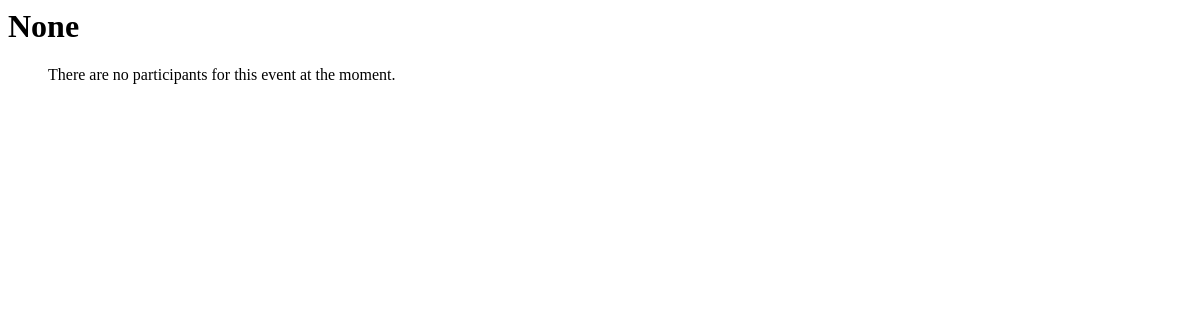
The page /events/2/participants/ on the database as committed earlier.
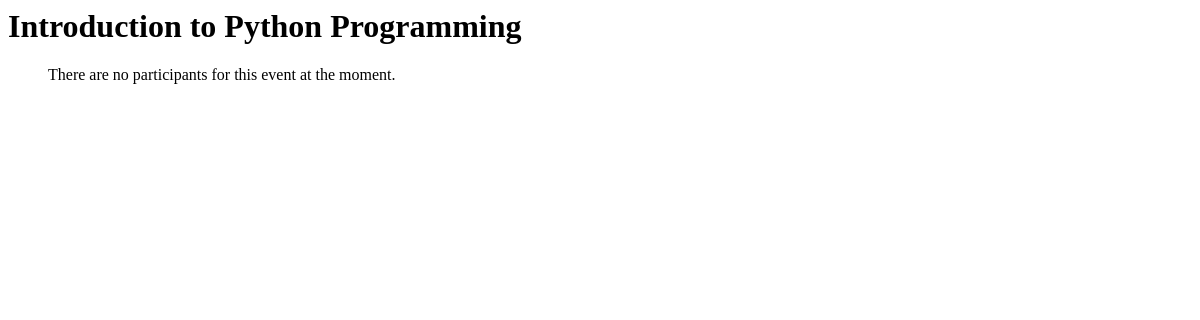
The same page on the database as committed later.
### events/models.py (models this page shows, shortened)
class Event(models.Model):
    name = models.CharField("Name of Event", max_length = 100, default = "")
    description = models.TextField("Description", max_length = 2000, blank = True)
    max_slots = models.IntegerField("Max Slots", blank = True, null = True)
    date_from = models.DateField("Start Date")
    date_to = models.DateField("End Date")
    time_from = models.TimeField("Start Time")
    time_to = models.TimeField("End Time")
    venue = models.CharField("Venue", max_length = 100)
    date_created = models.DateTimeField("Date Created", auto_now_add = True)
    creator = models.ForeignKey(to = "users.Participant", on_delete = models.CASCADE)
    def __str__(self):
        return self.name

### registrations/views.py (the view)
# urls.py: path("events/<int:event_pk>/participants/", RegistrationListView.as_view(), name = "registration_list"),
class RegistrationListView(TemplateView):
    template_name = "registration_list.html"
    def get_context_data(self, **kwargs):
        data = super().get_context_data(**kwargs)
        data["event"] = Event.objects.filter(pk = self.kwargs['event_pk']).first()
        data["registration_list"] = Registration.objects.filter(event = self.kwargs['event_pk'])
        return data

### templates/registration_list.html
<h1>{{ event }} </h1>
<ul>
{% for registration in registration_list %}
    <li>{{ registration.participant.username }}, {{ registration.participant.email }} ( {{ registration.parents_permit }}, {{ registration.waiver }} )</li>
{% empty %}
There are no participants for this event at the moment.
{% endfor %}
</ul>

Rows that differ between the two databases and show on the page:
added Event: name "Introduction to Python Programming"
Other text that changed with them:
{{ event }}: "None" → (not shown)
